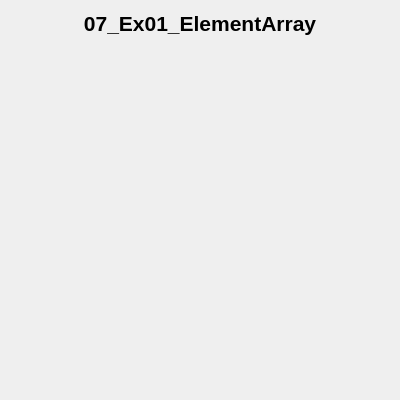
<?xml version="1.0" encoding="UTF-8"?>
<ui version="4.0">
 <class>window</class>
 <widget class="QWidget" name="window">
  <property name="geometry">
   <rect>
    <x>0</x>
    <y>0</y>
    <width>400</width>
    <height>400</height>
   </rect>
  </property>
  <property name="windowTitle">
   <string>window</string>
  </property>
  <layout class="QGridLayout" name="gridLayout">
   <item row="0" column="0">
    <widget class="QLabel" name="label">
     <property name="sizePolicy">
      <sizepolicy hsizetype="Preferred" vsizetype="Fixed">
       <horstretch>0</horstretch>
       <verstretch>0</verstretch>
      </sizepolicy>
     </property>
     <property name="font">
      <font>
       <pointsize>16</pointsize>
       <bold>true</bold>
      </font>
     </property>
     <property name="text">
      <string>07_Ex01_ElementArray</string>
     </property>
     <property name="alignment">
      <set>Qt::AlignCenter</set>
     </property>
    </widget>
   </item>
   <item row="1" column="0">
    <widget class="glWidget" name="widget" native="true"/>
   </item>
  </layout>
 </widget>
 <customwidgets>
  <customwidget>
   <class>glWidget</class>
   <extends>QWidget</extends>
   <header location="global">glwidget.h</header>
   <container>1</container>
  </customwidget>
 </customwidgets>
 <resources/>
 <connections/>
</ui>
